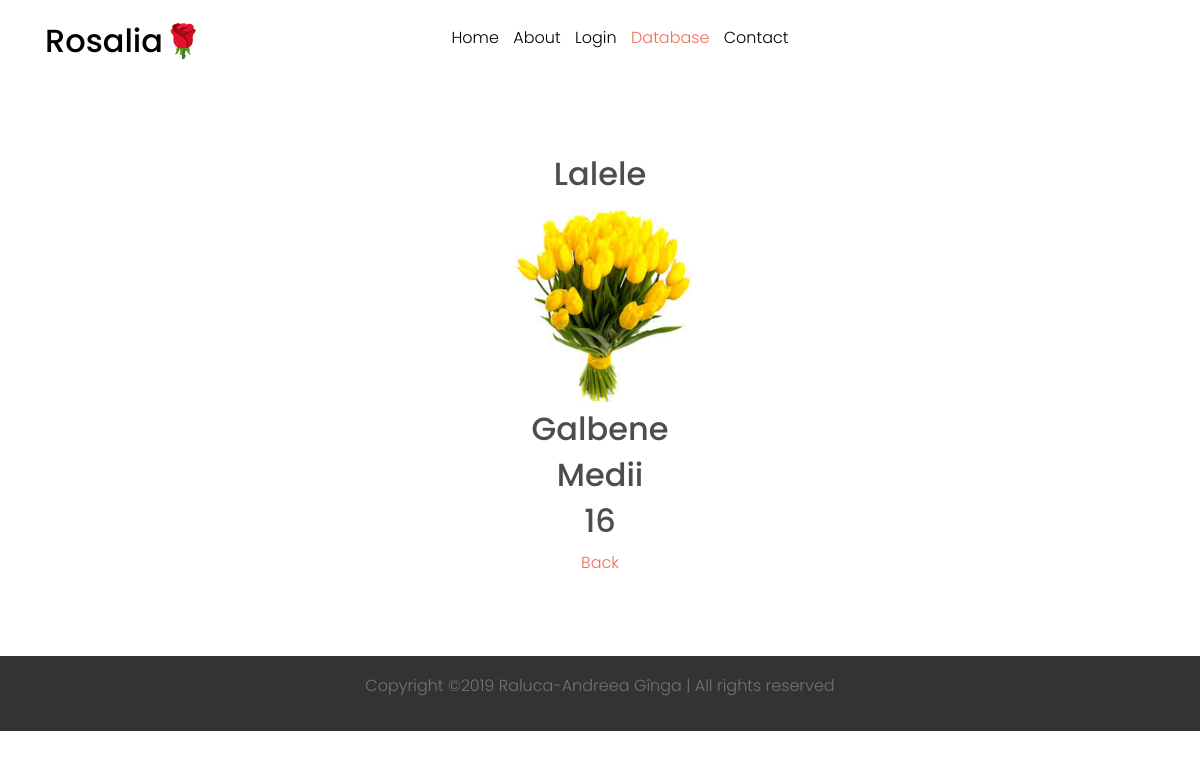
Page /Rosalia/view1/1 on the committed database.
### tables this page shows
CREATE TABLE `flowers` (
  `ID` int(11) NOT NULL,
  `Nume` varchar(50) NOT NULL,
  `Imagine` varchar(100) NOT NULL,
  `Culoare` varchar(50) NOT NULL,
  `Marime` varchar(50) NOT NULL,
  `Pret` int(11) NOT NULL
);

### application/controllers/Rosalia.php (called while the page is built, shortened)
<?php
class Rosalia extends CI_Controller {
        public function __Construct(){
            $this->load->database();
            $this->load->model('FlowerModel','f');
        }
         public function view1($id=NULL){
             $this->load->helper('url');
             $this->data['flower']=$this->f->getFlower($id);
             $this->load->view('view1',$this->data);
         }
}

### index.php (called while the page is built, shortened)
<?php
require_once BASEPATH.'core/CodeIgniter.php';

### application/models/FlowerModel.php (called while the page is built, shortened)
<?php
class FlowerModel extends CI_Model{
       function getFlower($id){
         $this->db->select('Nume,Imagine,Culoare,Marime,Pret')->where('ID',$id)->from('flowers');
         $query=$this->db->get();
         return $query->result_array();}
}

### application/views/view1.php (the view, shortened to what this page needs)
<!DOCTYPE html>
<html lang="en">
  <head>
    <link rel="stylesheet" href="<?php echo base_url('fonts/icomoon/style.css');?>">
    <link rel="stylesheet" href="<?php echo base_url('css/bootstrap.min.css');?>">
    <link rel="stylesheet" href="<?php echo base_url('css/magnific-popup.css');?>">
    <link rel="stylesheet" href="<?php echo base_url('css/jquery-ui.css');?>">
    <link rel="stylesheet" href="<?php echo base_url('css/owl.carousel.min.css');?>">
    <link rel="stylesheet" href="<?php echo base_url('css/owl.theme.default.min.css');?>">
    <link rel="stylesheet" href="<?php echo base_url('css/bootstrap-datepicker.css');?>">
    <link rel="stylesheet" href="<?php echo base_url('fonts/flaticon/font/flaticon.css');?>">
    <link rel="stylesheet" href="https://cdn.jsdelivr.net/npm/mediaelement@4.2.7/build/mediaelementplayer.min.css">
    <link rel="stylesheet" href="<?php echo base_url('css/aos.css');?>">
    <link rel="stylesheet" href="<?php echo base_url('css/style.css');?>">
  </head>
  <body>
  <div class="site-wrap">
    <header class="site-navbar py-1" role="banner">
        <div class="container">
          <div class="row align-items-center">
            <div class="col-6 col-xl-2">
              <h1 class="mb-0"><a href="#" class="text-black h2 mb-0">Rosalia🌹</a></h1>
            </div>
            <div class="col-10 col-md-8 d-none d-xl-block">
              <nav class="site-navigation position-relative text-right text-lg-center" role="navigation">
                <ul class="site-menu js-clone-nav mx-auto d-none d-lg-block">
                <li> <?php echo anchor('','Home')?></li>
                  <li><?php echo anchor('about', 'About') ?></li>
                  <li><?php echo anchor('logare', 'Login') ?></li>
                <li class="active"><?php echo anchor('database1', 'Database') ?></li>
                <li><?php echo anchor('contact', 'Contact') ?></li>
              </ul>
              </nav>
            </div>
          </div>
          </div>
      </header>
    <div class="site-section" align="center">
      <div class="container">
          <h2><?php echo $flower[0]['Nume'];?></h2>
          <h2><img src="<?php echo base_url($flower[0]['Imagine']);?>" width="200" height="200"></h2>
          <h2><?php echo $flower[0]['Culoare'];?></h2>
          <h2><?php echo $flower[0]['Marime'];?></h2>
          <h2><?php echo $flower[0]['Pret'];?></h2>
          <a href="<?php echo site_url('database1') ?>">Back</a>
      </div>
     </div>
    <footer class="site-footer">
        <p style="text-align:center">
       Copyright &copy;<script>document.write(new Date().getFullYear());</script> Raluca-Andreea Gînga | All rights reserved
        </p>
    </footer>
  </div>
  </body>
</html>

### css/style.css (style rules this page uses)
body { line-height: 1.7; color: #4d4d4d; font-weight: 300; font-size: 1rem; }
a { -webkit-transition: .3s all ease; -o-transition: .3s all ease; transition: .3s all ease; }
h1, h2, h3, h4, h5, .h1, .h2, .h3, .h4, .h5 { font-family: "Poppins", -apple-system, BlinkMacSystemFont, "Segoe UI", Roboto, "Helvetica Neue", Arial, sans-serif, "Apple Color Emoji", "Segoe UI Emoji", "Segoe UI Symbol", "Noto Color Emoji"; }
.text-black { color: #000 !important; }
.site-wrap:before { -webkit-transition: .3s all ease-in-out; -o-transition: .3s all ease-in-out; transition: .3s all ease-in-out; background: rgba(0, 0, 0, 0.6); content: ""; position: absolute; z-index: 2000; top: 0; left: 0; right: 0; bottom: 0; opacity: 0; visibility: hidden; }
.site-section { padding: 2.5em 0; }
@media (min-width: 768px) { .site-section { padding: 5em 0; } }
.site-footer { padding: 1em 0; background: #333333; }
@media (min-width: 768px) { .site-footer { padding: 1em 0; } }
.site-footer p { color: #737373; }
.site-navbar { margin-bottom: 0px; z-index: 1999; position: relative; }
.site-navbar .site-navigation .site-menu { margin-bottom: 0; }
.site-navbar .site-navigation .site-menu .active > a { color: #ef6c57; }
.site-navbar .site-navigation .site-menu a { text-decoration: none !important; display: inline-block; }
.site-navbar .site-navigation .site-menu > li { display: inline-block; padding: 10px 5px; }
.site-navbar .site-navigation .site-menu > li > a { padding: 10px 0px; color: #000; text-decoration: none !important; }
.site-mobile-menu .site-nav-wrap { padding: 0; margin: 0; list-style: none; position: relative; }
.site-mobile-menu .site-nav-wrap a { padding: 10px 20px; display: block; position: relative; color: #212529; }
.site-mobile-menu .site-nav-wrap li { position: relative; display: block; }
.site-mobile-menu .site-nav-wrap li.active > a { color: #ef6c57; }
.site-mobile-menu .site-nav-wrap > li { display: block; position: relative; float: left; width: 100%; }
.site-mobile-menu .site-nav-wrap > li > a { padding-left: 20px; font-size: 20px; }

### rows in the picture
flowers: Nume "Lalele", Imagine (picture), Culoare "Galbene", Marime "Medii", Pret "16"

### other values in the picture
anchor('','Home') "Home"
anchor('about', 'About') "About"
anchor('logare', 'Login') "Login"
anchor('database1', 'Database') "Database"
anchor('contact', 'Contact') "Contact"
